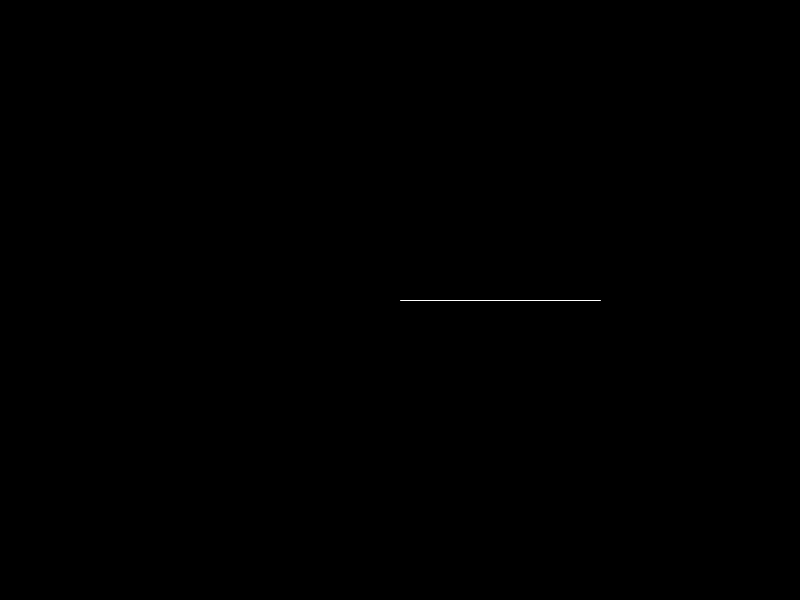
Frame 1 (no input)
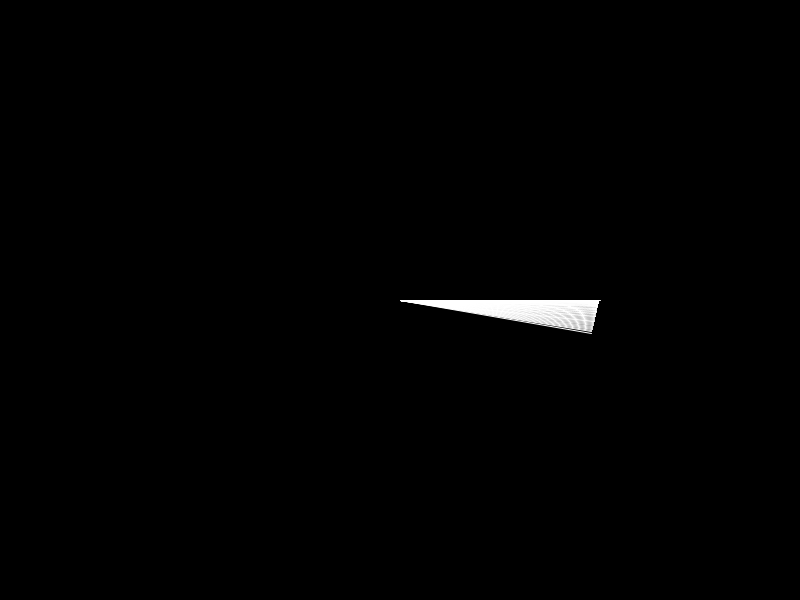
Frame 60 (the mouse pressed at the canvas centre just before this capture)
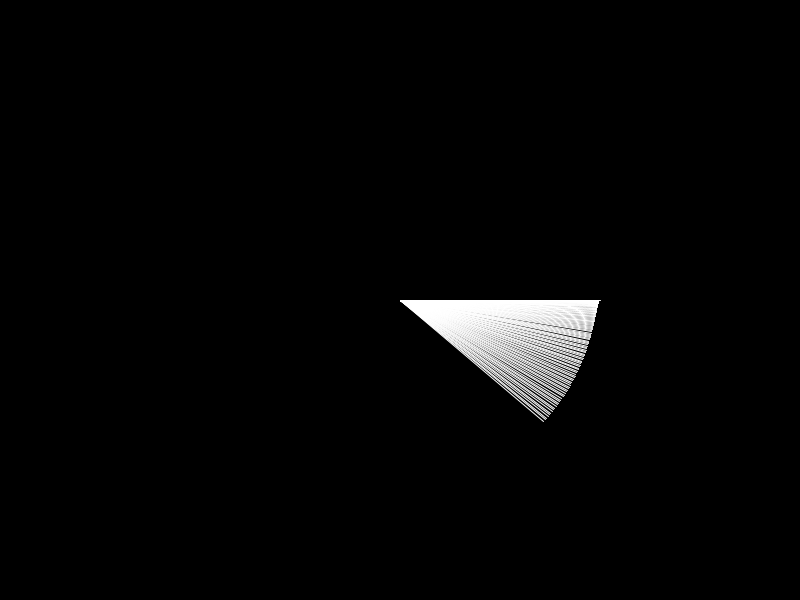
Frame 120 (the mouse held since frame 60 and released just before this capture)

The Processing sketch that drew these frames (run headless with seeded random() and noise(); from frame 60 on, the mouse is pressed at the canvas centre):

// Processing sketch: CoordenadasPolares
// ── CoordenadasPolares.pde
float angulo = 0.0;
float velAng = 0.0;
float accAng = 0.0001;
float radio = 200;

void setup(){
	size(800, 600);
	background(0);
}

void draw(){
	//background(0);
	if(radio > 0){
		pushMatrix();
		translate(width/2, height/2);
		float x = cos(angulo)*radio;
		float y = sin(angulo)*radio;
		//ellipse(x, y, 20, 20);
		//point(x, y);
		stroke(255);
		line(0, 0, x, y);
		angulo += velAng;
		velAng += accAng;
		radio -= 0.1;
		popMatrix();
	}
}
